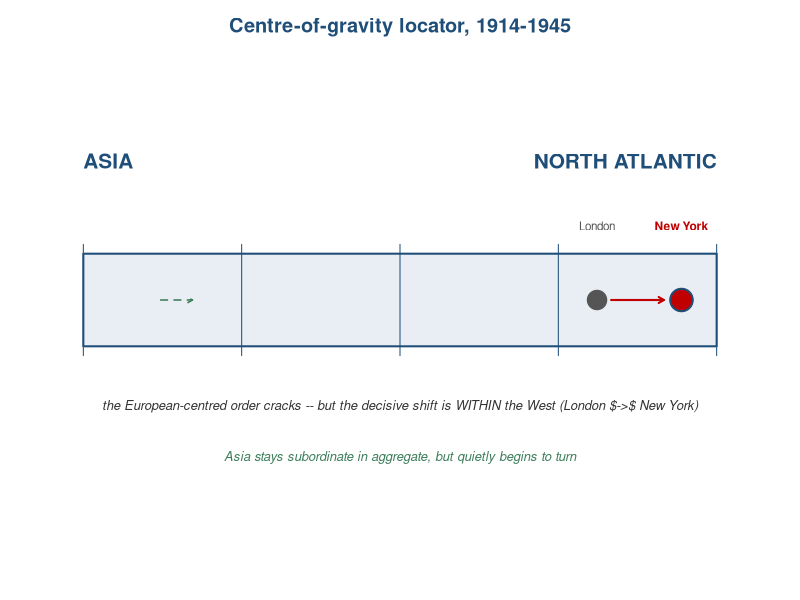
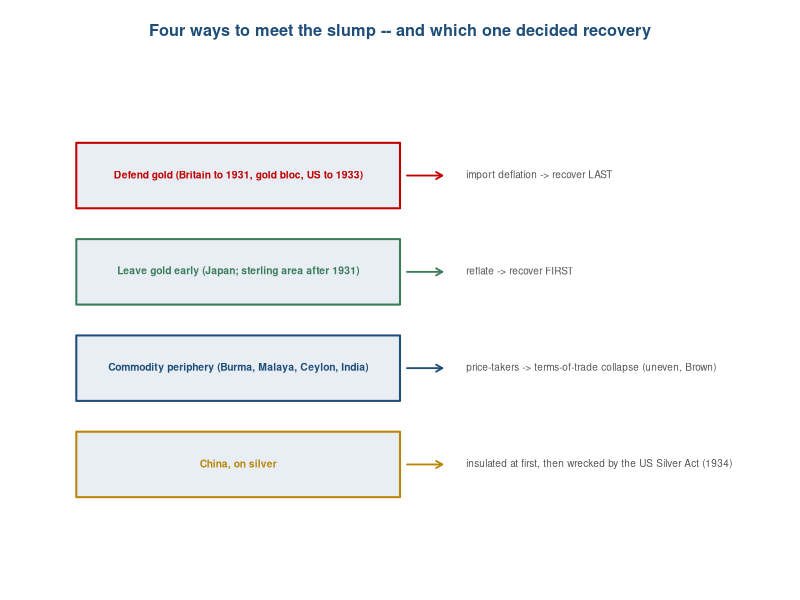
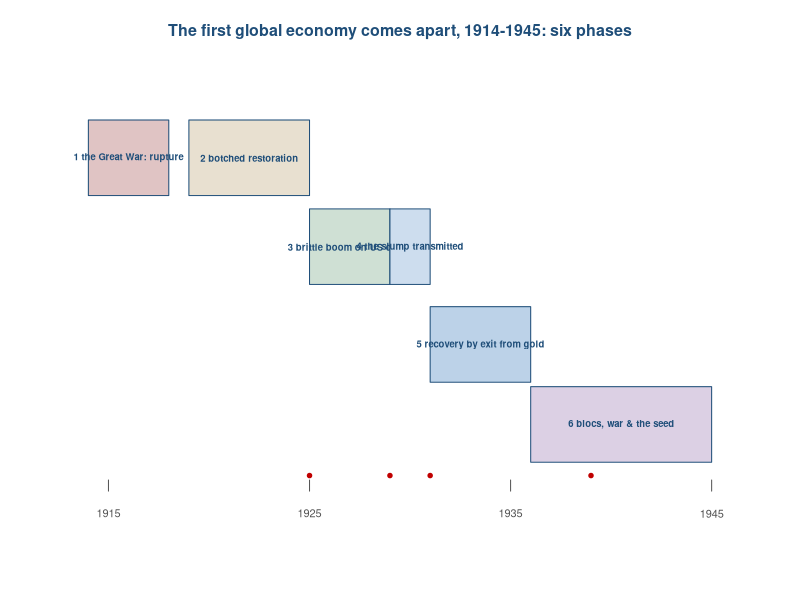
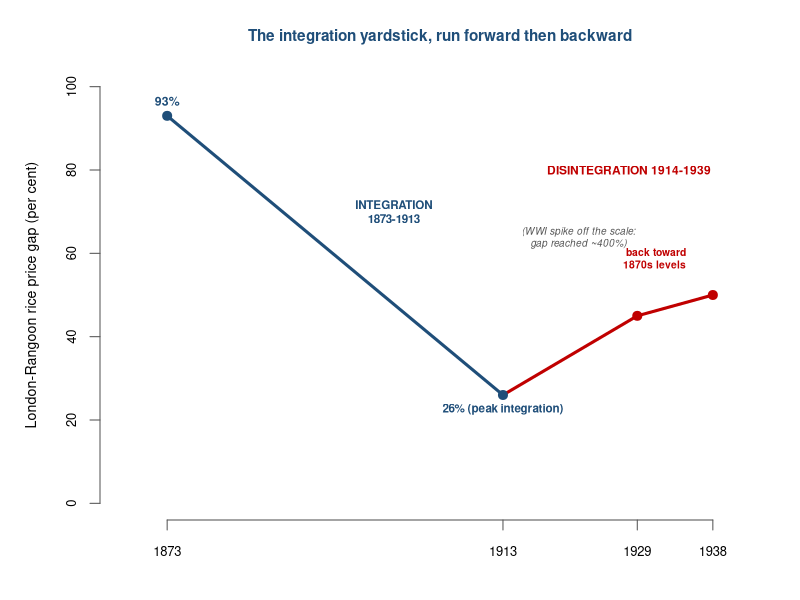
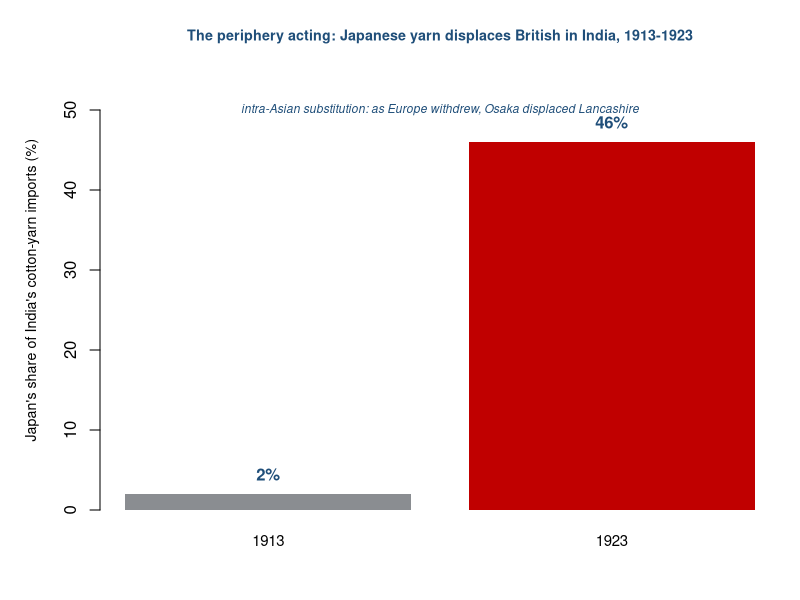
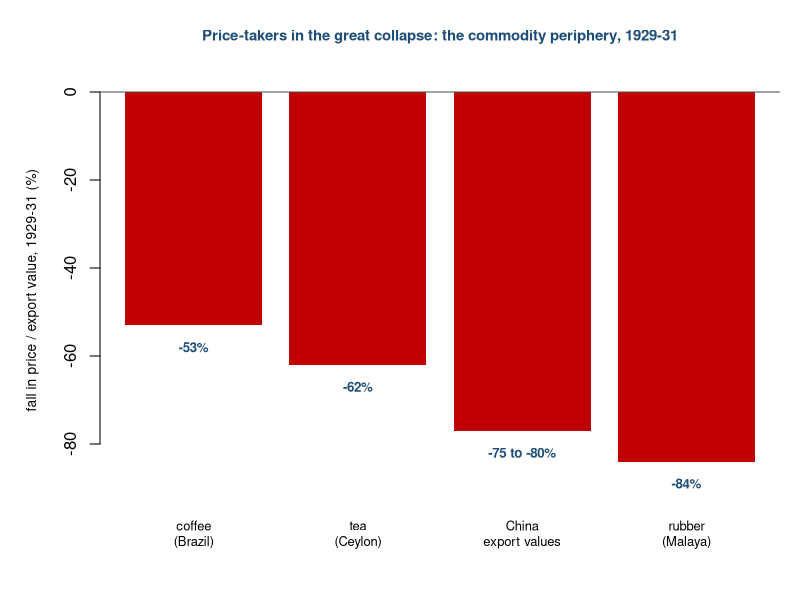
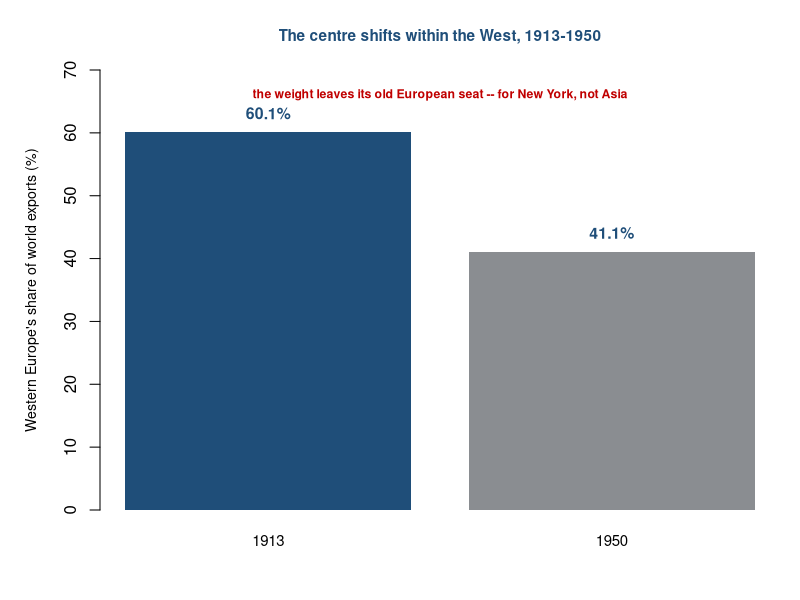
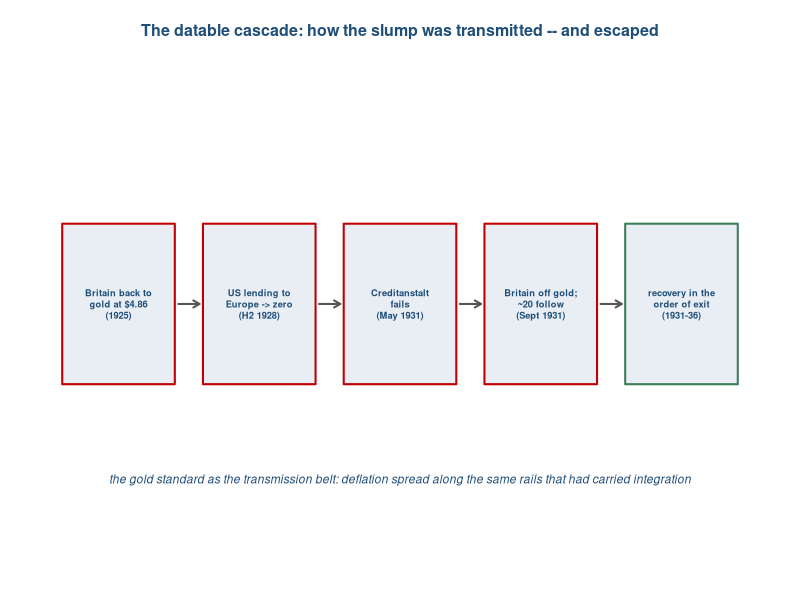

Source code (R) for these figures, in order:
# Chapter 9 visual programme (house style: R base graphics, ECU palette; 6-digit hex).
base_blue <- "#1f4e79"; accent <- "#c00000"; land <- "#e9eef4"; grey <- "#555555"
gold <- "#b8860b"; silver <- "#8a8d91"; green <- "#3c7d5a"

# ---------------------------------------------------------------------------
# 1. Centre-of-gravity locator (cracks within the West; London -> New York)
png("cog-locator-09.png", width = 1400, height = 470, res = 150)
par(mar = c(2.5, 1, 2.5, 1))
plot(NA, xlim = c(0, 1), ylim = c(0, 1), axes = FALSE, xlab = "", ylab = "")
rect(0.05, 0.40, 0.95, 0.60, col = land, border = base_blue, lwd = 2)
text(0.05, 0.80, "ASIA", col = base_blue, font = 2, cex = 1.25, adj = 0)
text(0.95, 0.80, "NORTH ATLANTIC", col = base_blue, font = 2, cex = 1.25, adj = 1)
segments(seq(0.05, 0.95, length.out = 5), 0.38, seq(0.05, 0.95, length.out = 5), 0.62, col = base_blue, lwd = 1)
# the within-West shift: London -> New York (both at the Atlantic end)
points(0.78, 0.50, pch = 19, cex = 2.6, col = grey); text(0.78, 0.66, "London", cex = 0.7, col = grey)
points(0.90, 0.50, pch = 19, cex = 3.0, col = accent); points(0.90, 0.50, pch = 21, cex = 3.0, col = base_blue, lwd = 2); text(0.90, 0.66, "New York", cex = 0.72, col = accent, font = 2)
arrows(0.80, 0.50, 0.875, 0.50, length = 0.06, lwd = 2, col = accent)
# Asia small turn
arrows(0.16, 0.50, 0.205, 0.50, length = 0.05, lwd = 1.6, col = green, lty = 2)
text(0.5, 0.27, "the European-centred order cracks -- but the decisive shift is WITHIN the West (London $->$ New York)", col = "#333333", font = 3, cex = 0.78)
text(0.5, 0.16, "Asia stays subordinate in aggregate, but quietly begins to turn", col = green, font = 3, cex = 0.78)
title(main = "Centre-of-gravity locator, 1914-1945", col.main = base_blue, cex.main = 1.2)
dev.off()

# ---------------------------------------------------------------------------
# 2. Four ways to meet a slump
png("ch09-four-slumps.png", width = 1700, height = 760, res = 150)
par(mar = c(1, 1, 3, 1))
plot(NA, xlim = c(0, 100), ylim = c(0, 50), axes = FALSE, xlab = "", ylab = "")
rows <- list(
  list(y = 40, col = accent,    a = "Defend gold (Britain to 1931, gold bloc, US to 1933)", b = "import deflation -> recover LAST"),
  list(y = 30, col = green,     a = "Leave gold early (Japan; sterling area after 1931)",   b = "reflate -> recover FIRST"),
  list(y = 20, col = base_blue, a = "Commodity periphery (Burma, Malaya, Ceylon, India)",    b = "price-takers -> terms-of-trade collapse (uneven, Brown)"),
  list(y = 10, col = gold,      a = "China, on silver",                                       b = "insulated at first, then wrecked by the US Silver Act (1934)"))
for (r in rows) {
  rect(4, r$y - 3.4, 50, r$y + 3.4, col = land, border = r$col, lwd = 2)
  text(27, r$y, r$a, cex = 0.62, font = 2, col = r$col)
  arrows(51, r$y, 56, r$y, length = 0.07, lwd = 1.8, col = r$col)
  text(58, r$y, r$b, cex = 0.6, col = grey, pos = 4) }
title(main = "Four ways to meet the slump -- and which one decided recovery", cex.main = 0.98, col.main = base_blue)
dev.off()

# ---------------------------------------------------------------------------
# 3. Phase timeline 1914-1945
png("ch09-timeline.png", width = 1750, height = 600, res = 150)
par(mar = c(3, 1, 3, 1))
plot(NA, xlim = c(1912, 1947), ylim = c(0, 10), axes = FALSE, xlab = "", ylab = "")
ph <- list(
  c(1914, 1918, "1 the Great War: rupture",       "#e0c4c4"),
  c(1919, 1925, "2 botched restoration",          "#e8e0d0"),
  c(1925, 1929, "3 brittle boom on US credit",    "#cfe0d4"),
  c(1929, 1931, "4 the slump transmitted",        "#cdddee"),
  c(1931, 1936, "5 recovery by exit from gold",   "#bcd2e8"),
  c(1936, 1945, "6 blocs, war & the seed",        "#dcd0e4"))
ypos <- c(8.2, 8.2, 6.2, 6.2, 4.0, 2.2)
for (i in seq_along(ph)) { p <- ph[[i]]; x0 <- as.numeric(p[1]); x1 <- as.numeric(p[2]); y <- ypos[i]
  rect(x0, y - 0.85, x1, y + 0.85, col = p[4], border = base_blue)
  text((x0 + x1) / 2, y, p[3], cex = 0.57, font = 2, col = base_blue) }
axx <- seq(1915, 1945, by = 10)
segments(axx, 0.7, axx, 0.95, col = grey); text(axx, 0.2, axx, cex = 0.66, col = grey)
ev <- list(c(1925, "gold $4.86"), c(1929, "crash"), c(1931, "UK off gold"), c(1939, "war"))
for (e in ev) { points(as.numeric(e[1]), 1.05, pch = 19, cex = 0.6, col = accent) }
title(main = "The first global economy comes apart, 1914-1945: six phases", cex.main = 0.96, col.main = base_blue)
dev.off()

# ---------------------------------------------------------------------------
# 4. The yardstick run in reverse (the signature exhibit): a round trip
png("ch09-disintegration-yardstick.png", width = 1380, height = 800, res = 150)
par(mar = c(4, 5, 3.5, 1))
yr <- c(1873, 1913, 1929, 1938)
gap <- c(93, 26, 45, 50)
plot(yr, gap, type = "n", axes = FALSE, xlab = "", ylab = "London-Rangoon rice price gap (per cent)",
     xlim = c(1868, 1943), ylim = c(0, 100), cex.lab = 0.85)
axis(1, at = yr, cex.axis = 0.78, col = grey); axis(2, at = seq(0, 100, 20), cex.axis = 0.78, col = grey)
# convergence leg (1873 -> 1913) in blue, disintegration leg (1913 -> 1938) in accent
segments(1873, 93, 1913, 26, lwd = 3, col = base_blue)
segments(1913, 26, 1929, 45, lwd = 3, col = accent); segments(1929, 45, 1938, 50, lwd = 3, col = accent)
points(yr, gap, pch = 19, cex = 1.2, col = c(base_blue, base_blue, accent, accent))
text(1873, 93, "93%", pos = 3, cex = 0.74, col = base_blue, font = 2)
text(1913, 26, "26% (peak integration)", pos = 1, cex = 0.7, col = base_blue, font = 2)
text(1936, 58, "back toward\n1870s levels", pos = 2, cex = 0.62, col = accent, font = 2)
text(1900, 70, "INTEGRATION\n1873-1913", cex = 0.7, col = base_blue, font = 2)
text(1928, 80, "DISINTEGRATION 1914-1939", cex = 0.72, col = accent, font = 2)
text(1922, 64, "(WWI spike off the scale:\ngap reached ~400%)", cex = 0.6, col = grey, font = 3)
title(main = "The integration yardstick, run forward then backward", cex.main = 0.92, col.main = base_blue)
dev.off()

# ---------------------------------------------------------------------------
# 5. The quiet turn: Japan's share of India's cotton-yarn imports
png("ch09-japan-india.png", width = 1300, height = 720, res = 150)
par(mar = c(4.5, 5, 3.5, 1))
vals <- c(2, 46)
b <- barplot(vals, names.arg = c("1913", "1923"), col = c(silver, accent), border = NA,
             ylim = c(0, 55), ylab = "Japan's share of India's cotton-yarn imports (%)", cex.names = 0.9, cex.lab = 0.85)
text(b, vals + 2.5, c("2%", "46%"), font = 2, col = base_blue, cex = 1.0)
text(mean(b), 50, "intra-Asian substitution: as Europe withdrew, Osaka displaced Lancashire", col = base_blue, font = 3, cex = 0.72)
title(main = "The periphery acting: Japanese yarn displaces British in India, 1913-1923", cex.main = 0.86, col.main = base_blue)
dev.off()

# ---------------------------------------------------------------------------
# 6. The commodity-price collapse, 1929-31
png("ch09-commodity-collapse.png", width = 1320, height = 740, res = 150)
par(mar = c(4.5, 5, 3.5, 1))
vals <- c(-53, -62, -77, -84)
nm <- c("coffee\n(Brazil)", "tea\n(Ceylon)", "China\nexport values", "rubber\n(Malaya)")
b <- barplot(vals, names.arg = nm, col = accent, border = NA, ylim = c(-95, 5), cex.names = 0.78,
             ylab = "fall in price / export value, 1929-31 (%)", cex.lab = 0.82)
abline(h = 0, col = grey)
text(b, vals - 5, c("-53%", "-62%", "-75 to -80%", "-84%"), font = 2, col = base_blue, cex = 0.8)
title(main = "Price-takers in the great collapse: the commodity periphery, 1929-31", cex.main = 0.9, col.main = base_blue)
dev.off()

# ---------------------------------------------------------------------------
# 7. The within-West shift: Western Europe's export share
png("ch09-within-west.png", width = 1300, height = 720, res = 150)
par(mar = c(4.5, 5, 3.5, 1))
vals <- c(60.1, 41.1)
b <- barplot(vals, names.arg = c("1913", "1950"), col = c(base_blue, silver), border = NA,
             ylim = c(0, 70), ylab = "Western Europe's share of world exports (%)", cex.names = 0.9, cex.lab = 0.85)
text(b, vals + 3, c("60.1%", "41.1%"), font = 2, col = base_blue, cex = 0.95)
text(mean(b), 66, "the weight leaves its old European seat -- for New York, not Asia", col = accent, font = 2, cex = 0.74)
title(main = "The centre shifts within the West, 1913-1950", cex.main = 0.92, col.main = base_blue)
dev.off()

# ---------------------------------------------------------------------------
# 8. The gold-standard cascade (datable chain)
png("ch09-gold-cascade.png", width = 1750, height = 560, res = 150)
par(mar = c(1, 1, 3, 1))
plot(NA, xlim = c(0, 100), ylim = c(0, 30), axes = FALSE, xlab = "", ylab = "")
steps <- list(
  c(10, "Britain back to\ngold at $4.86\n(1925)"),
  c(30, "US lending to\nEurope -> zero\n(H2 1928)"),
  c(50, "Creditanstalt\nfails\n(May 1931)"),
  c(70, "Britain off gold;\n~20 follow\n(Sept 1931)"),
  c(90, "recovery in the\norder of exit\n(1931-36)"))
for (i in seq_along(steps)) { s <- steps[[i]]; x <- as.numeric(s[1])
  col_i <- if (i == 5) green else accent
  rect(x - 8, 11, x + 8, 21, col = land, border = col_i, lwd = 2)
  text(x, 16, s[2], cex = 0.56, font = 2, col = base_blue)
  if (i < 5) arrows(x + 8.5, 16, x + 11.5, 16, length = 0.07, lwd = 2, col = grey) }
text(50, 5, "the gold standard as the transmission belt: deflation spread along the same rails that had carried integration",
     col = base_blue, font = 3, cex = 0.72)
title(main = "The datable cascade: how the slump was transmitted -- and escaped", cex.main = 0.96, col.main = base_blue)
dev.off()

# ---------------------------------------------------------------------------
# 9. Recovery in the order they left gold
png("ch09-recovery-order.png", width = 1400, height = 720, res = 150)
par(mar = c(4.5, 8, 3.5, 1))
left <- c(1930.9, 1931.7, 1933.3, 1936.0)
nm <- c("Japan", "Britain / sterling area", "United States", "gold bloc (Fr, NL, etc.)")
cols <- c(green, "#6a8fc0", gold, accent)
plot(left, 4:1, pch = 19, cex = 2.2, col = cols, axes = FALSE, xlab = "year left the gold standard", ylab = "",
     xlim = c(1930, 1937), ylim = c(0.5, 4.5), cex.lab = 0.85)
axis(1, at = 1930:1937, cex.axis = 0.78, col = grey)
text(left, 4:1, nm, pos = 2, cex = 0.74, col = base_blue, font = 2, xpd = TRUE)
for (i in 1:4) arrows(left[i] + 0.1, (4:1)[i], left[i] + 0.9, (4:1)[i], length = 0.06, lwd = 1.6, col = cols[i], lty = 2)
text(1933.5, 4.4, "earlier exit -> earlier recovery (Eichengreen & Sachs)", cex = 0.72, col = base_blue, font = 3)
title(main = "Countries recovered in the order they left gold", cex.main = 0.94, col.main = base_blue)
dev.off()

# ---------------------------------------------------------------------------
# 10. The world fragments into imperial blocs
png("ch09-blocs.png", width = 1650, height = 760, res = 150)
par(mar = c(1, 1, 3, 1))
plot(NA, xlim = c(0, 100), ylim = c(0, 50), axes = FALSE, xlab = "", ylab = "")
blocs <- list(
  list(x = 20, y = 34, col = base_blue, t = "STERLING AREA\n+ imperial preference\n(Ottawa 1932)"),
  list(x = 50, y = 38, col = grey,      t = "CONTINENTAL /\nReichsmark bloc"),
  list(x = 80, y = 34, col = accent,    t = "YEN SPHERE\n(Japan, Korea,\nManchuria)"),
  list(x = 50, y = 14, col = gold,      t = "DOLLAR /\nthe Americas"))
for (b in blocs) { rect(b$x - 13, b$y - 6, b$x + 13, b$y + 6, col = land, border = b$col, lwd = 2.2)
  text(b$x, b$y, b$t, cex = 0.6, font = 2, col = b$col) }
# barriers (dashed grey) between blocs
segments(34, 34, 37, 36, col = grey, lwd = 1, lty = 3); segments(63, 36, 66, 34, col = grey, lwd = 1, lty = 3)
text(50, 3, "near-zero trade between the great blocs by 1942 -- deglobalisation by political design",
     col = base_blue, font = 3, cex = 0.72)
title(main = "A world carved into imperial blocs (stylised; not to scale)", cex.main = 0.96, col.main = base_blue)
dev.off()

cat("ch09 figures written\n")
